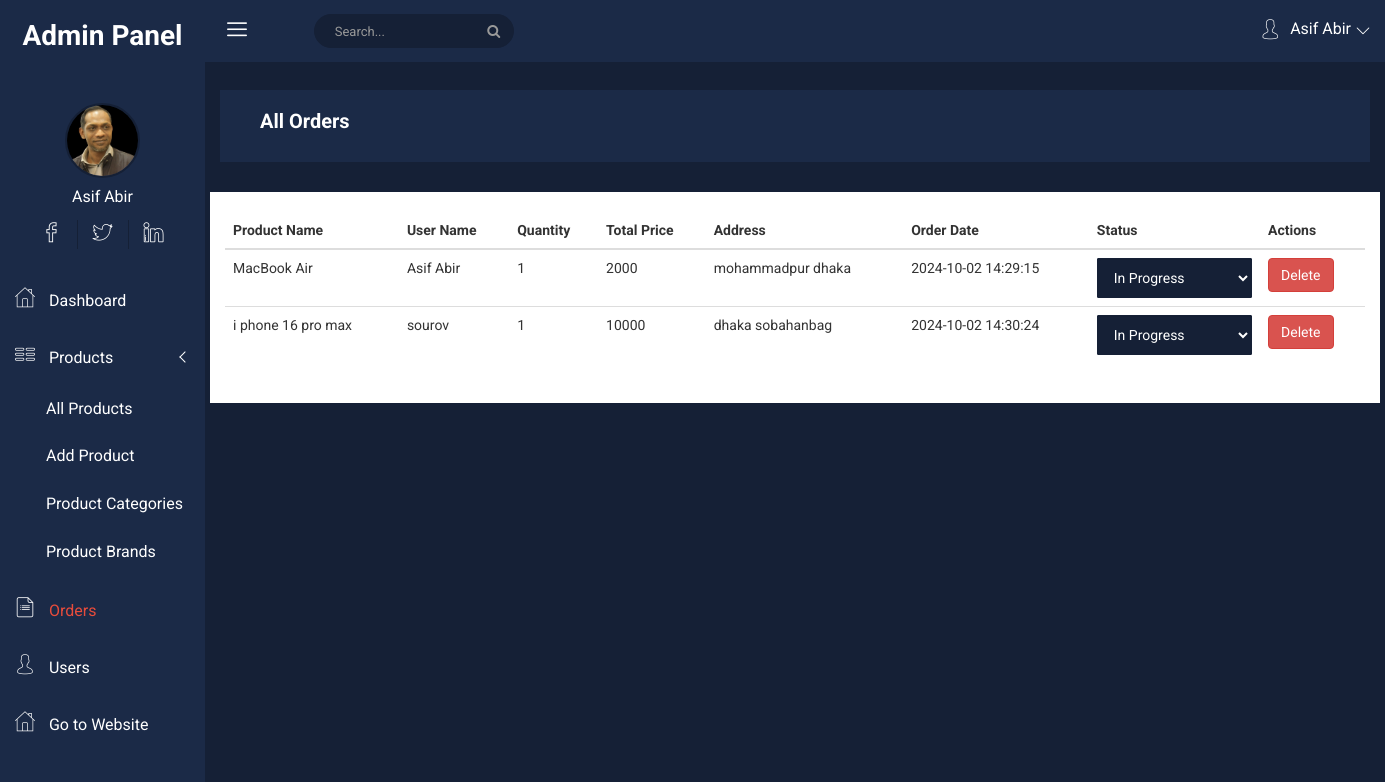
/project/admin/orders.php (signed in), run on an earlier commit of the app's database.
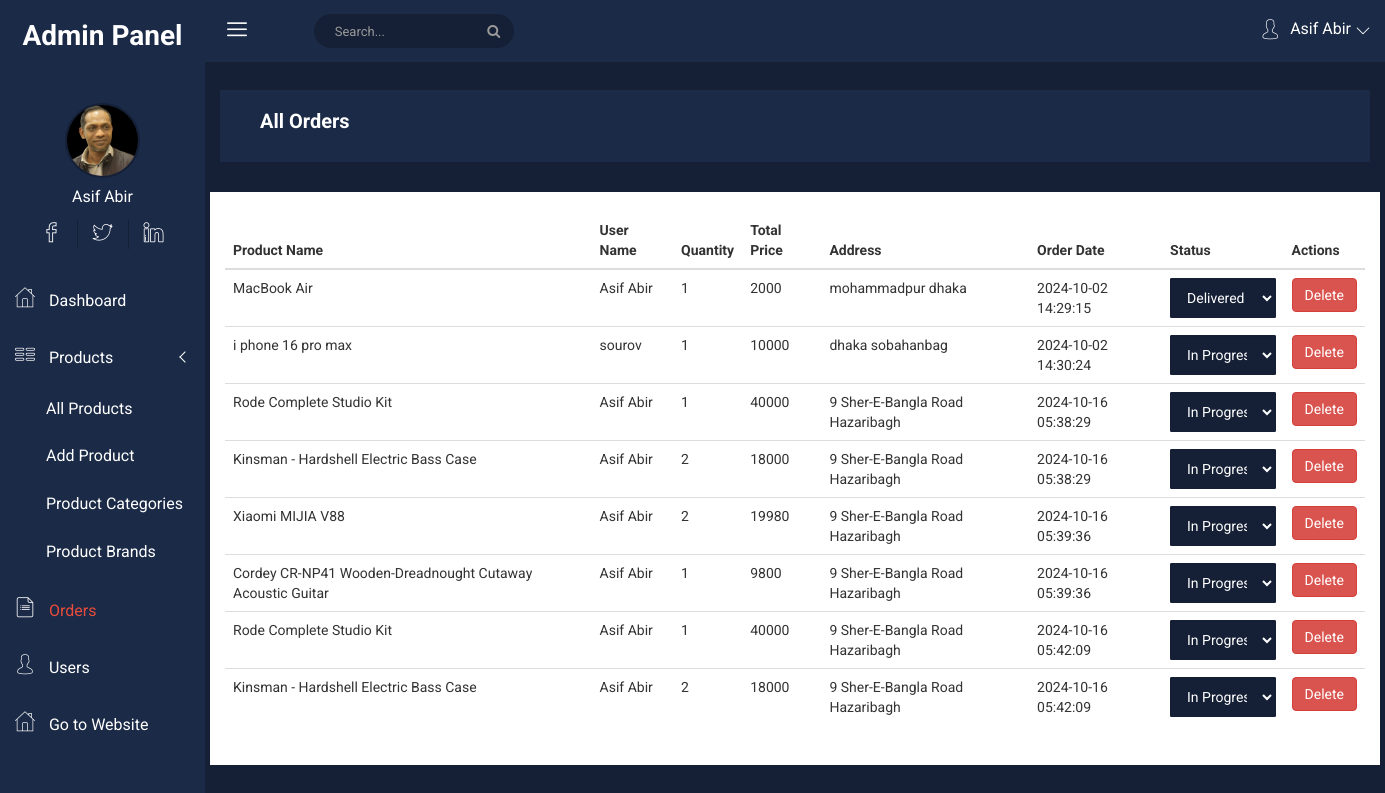
And on a later commit of the database.
### tables this page shows
CREATE TABLE `orders` (
  `id` int(11) NOT NULL,
  `product_id` int(11) NOT NULL,
  `user_id` int(11) NOT NULL,
  `quantity` int(11) NOT NULL,
  `total_price` int(11) NOT NULL,
  `address` varchar(255) NOT NULL,
  `created_at` timestamp NOT NULL DEFAULT current_timestamp(),
  `status` enum('In Progress','Delivered') NOT NULL DEFAULT 'In Progress',
  `tid` varchar(100) NOT NULL
);

CREATE TABLE `products` (
  `id` int(11) NOT NULL,
  `name` varchar(255) NOT NULL,
  `regular_price` int(11) NOT NULL,
  `discount_price` int(11) NOT NULL,
  `image` varchar(255) NOT NULL,
  `short_description` text NOT NULL,
  `category_id` int(11) NOT NULL,
  `brand_id` int(11) NOT NULL,
  `created_at` timestamp NOT NULL DEFAULT current_timestamp()
);

CREATE TABLE `users` (
  `id` int(11) NOT NULL,
  `name` varchar(255) NOT NULL,
  `email` varchar(255) NOT NULL,
  `password` varchar(255) NOT NULL,
  `image` varchar(255) NOT NULL,
  `address` varchar(255) NOT NULL,
  `role` enum('user','admin','','') NOT NULL DEFAULT 'user',
  `token` varchar(255) NOT NULL,
  `created_at` timestamp NOT NULL DEFAULT current_timestamp()
);

### project/admin/orders.php (the view, shortened to what this page needs)
<?php
require_once "./header.php";
?>
<link rel="stylesheet" href="https://cdn.datatables.net/1.10.24/css/jquery.dataTables.min.css">
<link rel="stylesheet" href="https://cdnjs.cloudflare.com/ajax/libs/toastr.js/latest/toastr.min.css">
<?php require_once "./sidebar.php" ?>
<div class="all-content-wrapper">
    <div class="container-fluid">
        <div class="row">
            <div class="col-lg-12 col-md-12 col-sm-12 col-xs-12">
                <div class="logo-pro">
                    <a href="index.html"><img class="main-logo" src="img/logo/logo.png" alt="" /></a>
                </div>
            </div>
        </div>
    </div>
    <?php
    $breadcomb = "All Orders";
    require_once "./top-header.php";
    ?>
    <div class="container">
        <div class="row" style="background: white; padding: 20px 0px">
            <div class="col-md-12">
                <table id="ordersTable" class="table display" style="width:100%">
                    <thead>
                        <tr>
                            <th>Product Name</th>
                            <th>User Name</th>
                            <th>Quantity</th>
                            <th>Total Price</th>
                            <th>Address</th>
                            <th>Order Date</th>
                            <th>Status</th>
                            <th>Actions</th>
                        </tr>
                    </thead>
                    <tbody>
                        <?php
                        $sql = "SELECT orders.*, products.name as product_name, users.name as user_name
                                FROM orders
                                JOIN products ON orders.product_id = products.id
                                JOIN users ON orders.user_id = users.id";
                        $result = $conn->query($sql);
                        if ($result->num_rows > 0) {
                            while ($row = $result->fetch_assoc()) {
                        ?>
                                <tr>
                                    <td><?php echo $row['product_name'] ?></td>
                                    <td><?php echo $row['user_name'] ?></td>
                                    <td><?php echo $row['quantity'] ?></td>
                                    <td><?php echo $row['total_price'] ?></td>
                                    <td><?php echo $row['address'] ?></td>
                                    <td><?php echo $row['created_at'] ?></td>
                                    <td>
                                        <form method="POST" action="">
                                            <select name="status" class="form-control" onchange="this.form.submit()">
                                                <option value="In Progress" <?php echo $row['status'] == 'In Progress' ? 'selected' : ''; ?>>In Progress</option>
                                                <option value="Delivered" <?php echo $row['status'] == 'Delivered' ? 'selected' : ''; ?>>Delivered</option>
                                            </select>
                                        </form>
                                    </td>
                                    <td>
                                        <button class="btn btn-danger delete-btn" data-order-id="<?php echo $row['id']; ?>" data-toggle="modal" data-target="#deleteModal">Delete</button>
                                    </td>
                                </tr>
                        <?php
                            }
                        }
                        ?>
                    </tbody>
                </table>
            </div>
        </div>
    </div>
</div>

### project/admin/header.php (shortened to what this page needs)
<?php
$pageName = basename($_SERVER['PHP_SELF']);
?>
<!doctype html>
<html class="no-js" lang="en">
<head>
  <link rel="stylesheet" href="css/bootstrap.min.css">
  <link rel="stylesheet" href="css/font-awesome.min.css">
  <link rel="stylesheet" href="css/nalika-icon.css">
  <link rel="stylesheet" href="css/animate.css">
  <link rel="stylesheet" href="css/normalize.css">
  <link rel="stylesheet" href="css/meanmenu.min.css">
  <link rel="stylesheet" href="css/main.css">
  <link rel="stylesheet" href="css/morrisjs/morris.css">
  <link rel="stylesheet" href="css/scrollbar/jquery.mCustomScrollbar.min.css">
  <link rel="stylesheet" href="css/metisMenu/metisMenu.min.css">
  <link rel="stylesheet" href="css/metisMenu/metisMenu-vertical.css">
  <link rel="stylesheet" href="css/calendar/fullcalendar.min.css">
  <link rel="stylesheet" href="css/calendar/fullcalendar.print.min.css">
  <link rel="stylesheet" href="style.css">
  <link rel="stylesheet" href="css/responsive.css">
  <link rel="stylesheet" href="https://cdnjs.cloudflare.com/ajax/libs/toastr.js/latest/toastr.min.css" />
</head>
<body></body>

### project/admin/sidebar.php (shortened to what this page needs)
<div class="left-sidebar-pro">
    <nav id="sidebar" class="">
        <div class="sidebar-header">
            <h1 style="padding: 20px 0;">Admin Panel</h1>
        </div>
        <div class="nalika-profile">
            <div class="profile-dtl">
                <a href="#"><img src="../assets/images/<?= !empty($_SESSION['user']['image']) ? $_SESSION['user']['image'] : "profile_picture.png" ?>" alt="" /></a>
                <h2><?= $_SESSION['user']['name'] ?></h2>
            </div>
            <div class="profile-social-dtl">
                <ul class="dtl-social">
                    <li><a href="#"><i class="icon nalika-facebook"></i></a></li>
                    <li><a href="#"><i class="icon nalika-twitter"></i></a></li>
                    <li><a href="#"><i class="icon nalika-linkedin"></i></a></li>
                </ul>
            </div>
        </div>
        <div class="left-custom-menu-adp-wrap comment-scrollbar">
            <nav class="sidebar-nav left-sidebar-menu-pro">
                <ul class="metismenu" id="menu1">
                    <li class="">
                        <a class="" href="./">
                            <i class="icon nalika-home icon-wrap"></i>
                            <span class="mini-click-non <?= $pageName == "index.php" ? "text-danger" : null ?>">Dashboard</span>
                        </a>
                    </li>
                    <li class="<?= $pageName == "all-products.php" || $pageName == "add-product.php" || $pageName == "products-categories.php" || $pageName == "products-brands.php" ? "active" : null ?>">
                        <a class="has-arrow" href="" aria-expanded="false">
                            <i class="icon nalika-table icon-wrap"></i>
                            <span class="mini-click-non">Products</span></a>
                        <ul class="submenu-angle" aria-expanded="false">
                            <li>
                                <a title="Inbox" href="./all-products.php">
                                    <span class="mini-sub-pro <?= $pageName == "all-products.php" ? "text-danger" : null ?>">
                                        All Products
                                    </span>
                                </a>
                            </li>
                            <li>
                                <a title="Inbox" href="./add-product.php">
                                    <span class="mini-sub-pro <?= $pageName == "add-product.php" ? "text-danger" : null ?>">
                                        Add Product
                                    </span>
                                </a>
                            </li>
                            <li>
                                <a title="Compose Mail" href="./products-categories.php">
                                    <span class="mini-sub-pro <?= $pageName == "products-categories.php" ? "text-danger" : null ?>">
                                        Product Categories
                                    </span>
                                </a>
                            </li>
                            <li>
                                <a title="Compose Mail" href="./products-brands.php">
                                    <span class="mini-sub-pro <?= $pageName == "products-brands.php" ? "text-danger" : null ?>">
                                        Product Brands
                                    </span>
                                </a>
                            </li>
                        </ul></a></li></a>
                    <li>
                        <a class="" href="./orders.php">
                            <i class="icon nalika-forms icon-wrap"></i>
                            <span class="mini-click-non <?= $pageName == "orders.php" ? "text-danger" : null ?>">Orders</span></a>
                    </li>
                    <li>
                        <a class="" href="./users.php">
                            <i class="icon nalika-user icon-wrap"></i>
                            <span class="mini-click-non <?= $pageName == "users.php" ? "text-danger" : null ?>">Users</span></a>
                    </li>
                    <li>
                        <a class="" href="../">
                            <i class="icon nalika-home icon-wrap"></i>
                            <span class="mini-click-non">Go to Website</span></a>
                    </li>
                </ul>
            </nav>
        </div>
    </nav>
</div>

### project/admin/top-header.php (shortened to what this page needs)
<div class="header-advance-area">
    <div class="header-top-area">
        <div class="container-fluid">
            <div class="row">
                <div class="col-lg-12 col-md-12 col-sm-12 col-xs-12">
                    <div class="header-top-wraper">
                        <div class="row">
                            <div class="col-lg-1 col-md-0 col-sm-1 col-xs-12">
                                <div class="menu-switcher-pro">
                                    <button type="button" id="sidebarCollapse" class="btn bar-button-pro header-drl-controller-btn btn-info navbar-btn">
                                        <i class="icon nalika-menu-task"></i>
                                    </button>
                                </div>
                            </div>
                            <div class="col-lg-6 col-md-7 col-sm-6 col-xs-12">
                                <div class="header-top-menu tabl-d-n hd-search-rp">
                                    <div class="breadcome-heading">
                                        <form role="search" class="">
                                            <input type="text" placeholder="Search..." class="form-control">
                                            <a href=""><i class="fa fa-search"></i></a>
                                        </form>
                                    </div>
                                </div>
                            </div>
                            <div class="col-lg-5 col-md-5 col-sm-12 col-xs-12">
                                <div class="header-right-info">
                                    <ul class="nav navbar-nav mai-top-nav header-right-menu">
                                        <li class="nav-item">
                                            <a href="#" data-toggle="dropdown" role="button" aria-expanded="false" class="nav-link dropdown-toggle">
                                                <i class="icon nalika-user"></i>
                                                <span class="admin-name"><?= $_SESSION['user']['name'] ?></span>
                                                <i class="icon nalika-down-arrow nalika-angle-dw"></i>
                                            </a>
                                        </li>
                                    </ul>
                                </div>
                            </div>
                        </div>
                    </div>
                </div>
            </div>
        </div>
    </div>
    <div class="breadcome-area">
        <div class="container-fluid">
            <div class="row">
                <div class="col-lg-12 col-md-12 col-sm-12 col-xs-12">
                    <div class="breadcome-list">
                        <div class="row">
                            <div class="col-lg-6 col-md-6 col-sm-6 col-xs-6">
                                <div class="breadcomb-wp">
                                    <div class="breadcomb-ctn">
                                        <h2><?= $breadcomb ?? "Dashboard" ?></h2>
                                    </div>
                                </div>
                            </div>
                        </div>
                    </div>
                </div>
            </div>
        </div>
    </div>
</div>

### project/admin/css/main.css (style rules this page uses)
html { color: #222; font-size: 1em; line-height: 1.4; }
audio, canvas, iframe, img, svg, video { vertical-align: middle; }
input[type="text"], input[type="password"], textarea { color: #fff !important; }

### project/admin/css/metisMenu/metisMenu-vertical.css (style rules this page uses)
.sidebar-nav { background: #fff; }
.sidebar-nav ul { padding: 0; margin: 0; list-style: none; background: #1b2a47; }
.sidebar-nav .metismenu { background: #1b2a47; display: -webkit-box; display: -ms-flexbox; display: flex; -webkit-box-orient: vertical; -webkit-box-direction: normal; -ms-flex-direction: column; flex-direction: column; }
.sidebar-nav .metismenu li + li { margin-top: 5px; }
.sidebar-nav .metismenu li:first-child { margin-top: 5px; }
.sidebar-nav .metismenu li:last-child { margin-bottom: 5px; }
.sidebar-nav .metismenu > li { display: -webkit-box; display: -ms-flexbox; display: flex; -webkit-box-orient: vertical; -webkit-box-direction: normal; -ms-flex-direction: column; flex-direction: column; position: relative; }
.sidebar-nav .metismenu a { position: relative; display: block; padding: 13px 15px; color: #fff; outline-width: 0; transition: all .3s ease-out; font-size:16px; }
.sidebar-nav .metismenu ul a { padding: 10px 15px 10px 46px; }
.sidebar-nav .metismenu li .icon-wrap { margin-right:10px; font-size:20px; }

What changed in the data, as far as the page shows it:
changed orders "mohammadpur dhaka": status "In Progress" → "Delivered"
added orders: product.name "Rode Complete Studio Kit", user.name "Asif Abir", quantity "1", total_price "40000", address "9 Sher-E-Bangla Road Hazaribagh", created_at "2024-10-16 05:38:29", status "In Progress"
added orders: product.name "Kinsman - Hardshell Electric Bass Case", user.name "Asif Abir", quantity "2", total_price "18000", address "9 Sher-E-Bangla Road Hazaribagh", created_at "2024-10-16 05:38:29", status "In Progress"
added orders: product.name "Xiaomi MIJIA V88", user.name "Asif Abir", quantity "2", total_price "19980", address "9 Sher-E-Bangla Road Hazaribagh", created_at "2024-10-16 05:39:36", status "In Progress"
added orders: product.name "Cordey CR-NP41 Wooden-Dreadnought Cutaway Acoustic Guitar", user.name "Asif Abir", quantity "1", total_price "9800", address "9 Sher-E-Bangla Road Hazaribagh", created_at "2024-10-16 05:39:36", status "In Progress"
added orders: product.name "Rode Complete Studio Kit", user.name "Asif Abir", quantity "1", total_price "40000", address "9 Sher-E-Bangla Road Hazaribagh", created_at "2024-10-16 05:42:09", status "In Progress"
added orders: product.name "Kinsman - Hardshell Electric Bass Case", user.name "Asif Abir", quantity "2", total_price "18000", address "9 Sher-E-Bangla Road Hazaribagh", created_at "2024-10-16 05:42:09", status "In Progress"
